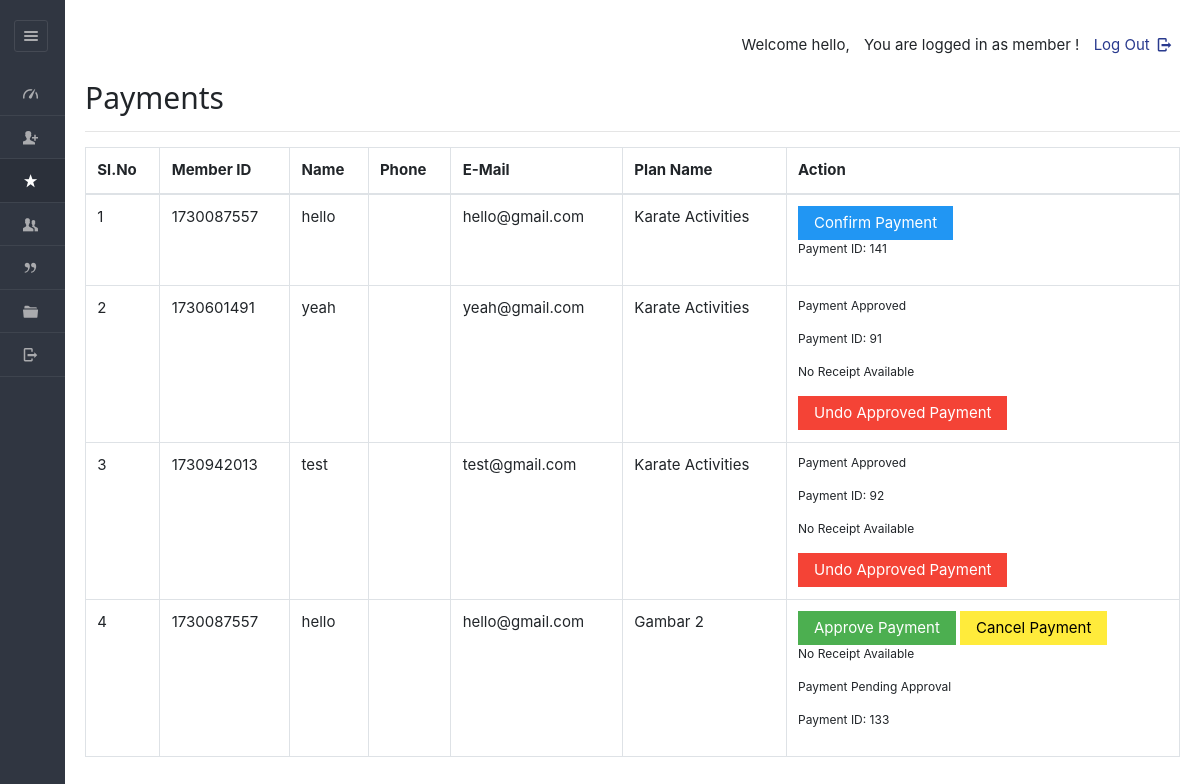
Page /dashboard/admin/payments.php (signed in) on the earlier database version.
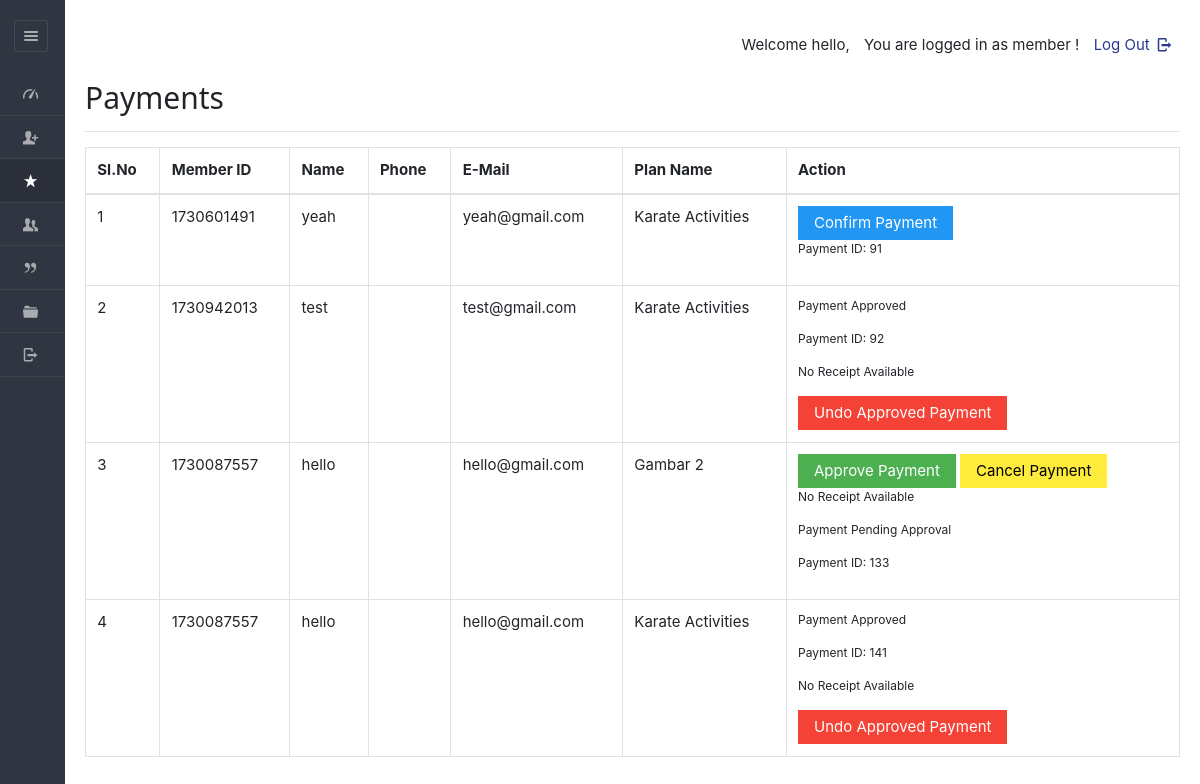
Same page on the later database version.
### tables this page shows
CREATE TABLE IF NOT EXISTS `enrolls_to` (
  `et_id` int NOT NULL AUTO_INCREMENT,
  `planid` varchar(8) NOT NULL,
  `userid` varchar(20) NOT NULL,
  `paid_date` varchar(40) NOT NULL,
  `expire` varchar(40) NOT NULL,
  `hasPaid` varchar(5) NOT NULL DEFAULT 'no',
  `hasApproved` varchar(5) NOT NULL,
  `receiptIMG` varchar(100) NOT NULL,
  PRIMARY KEY (`et_id`)
);

CREATE TABLE IF NOT EXISTS `users` (
  `userid` varchar(20) NOT NULL,
  `pass_key` varchar(100) NOT NULL,
  `imageid` varchar(200) NOT NULL,
  `username` varchar(40) NOT NULL,
  `fullName` varchar(100) NOT NULL,
  `gender` varchar(8) NOT NULL,
  `mobile` varchar(20) NOT NULL,
  `email` varchar(200) NOT NULL,
  `dob` varchar(40) NOT NULL,
  `joining_date` varchar(40) NOT NULL,
  `hasApproved` varchar(10) DEFAULT NULL,
  PRIMARY KEY (`userid`)
);

CREATE TABLE IF NOT EXISTS `plan` (
  `planid` varchar(8) NOT NULL,
  `tid` varchar(45) DEFAULT NULL,
  `planName` varchar(20) NOT NULL,
  `description` varchar(200) NOT NULL,
  `planType` varchar(50) NOT NULL,
  `startDate` varchar(50) NOT NULL,
  `endDate` varchar(50) NOT NULL,
  `duration` int NOT NULL,
  `validity` varchar(20) NOT NULL DEFAULT 'Lifetime',
  `amount` int NOT NULL DEFAULT '0',
  `active` varchar(255) NOT NULL,
  PRIMARY KEY (`planid`),
  KEY `idx_plan_name` (`planName`),
  KEY `idx_plan_type` (`planType`),
  KEY `idx_description` (`description`),
  KEY `idx_active` (`active`)
);

### dashboard/admin/payments.php (the view, shortened to what this page needs)
<!DOCTYPE html>
<html lang="en">
<head>
    <link rel="stylesheet" href="../../css/style.css" id="style-resource-5">
    <link rel="stylesheet" href="../../css/dashMain.css">
    <link rel="stylesheet" type="text/css" href="../../css/entypo.css">
    <link href="a1style.css" type="text/css" rel="stylesheet">
    <link rel="stylesheet" href="../../css/bootstrap.min.css">
    <link rel="stylesheet" href="../../css/insidedashboard.css">
    <link rel="stylesheet" href="../../css/dashboard/sidebar.css">
</head>
<body class="page-body page-fade" onload="collapseSidebar()">
<div class="page-container sidebar-collapsed" id="navbarcollapse">
    <div class="sidebar-menu">
        <header class="logo-env">
            <div class="sidebar-collapse" onclick="collapseSidebar()">
                <a href="#" class="sidebar-collapse-icon with-animation">
                    <i class="entypo-menu"></i>
                </a>
            </div>
        </header>
        <?php include('nav.php'); ?>
    </div>
    <div class="main-content">
        <div class="row">
            <div class="col-md-6 col-sm-8 clearfix"></div>
            <div class="col-md-6 col-sm-4 clearfix hidden-xs">
                <ul class="list-inline links-list pull-right">
                    <li>
                        <a href="logout.php">Log Out <i class="entypo-logout right"></i></a>
                    </li>
                </ul>
            </div>
        </div>
        <h2>Payments</h2>
        <hr />
        <table class="table table-bordered">
            <thead>
                <tr>
                    <th>Sl.No</th>
                    <th>Member ID</th>
                    <th>Name</th>
                    <th>Phone</th>
                    <th>E-Mail</th>
                    <th>Plan Name</th>
                    <th>Action</th>
                </tr>
            </thead>
            <tbody>
<?php
$query = "SELECT e.*, u.username, u.mobile, u.email, p.planName
          FROM enrolls_to e
          JOIN users u ON e.userid = u.userid
          JOIN plan p ON e.planid = p.planid
          ORDER BY e.expire";
$result = mysqli_query($con, $query);
$sno = 1;
if (mysqli_num_rows($result) > 0) {
    while ($row = mysqli_fetch_array($result, MYSQLI_ASSOC)) {
        $uid = $row['userid'];
        $planid = $row['planid'];
        $planName = $row['planName'];
        $hasPaid = $row['hasPaid'];
        $hasApproved = $row['hasApproved'];
        $et_id = $row['et_id'];
        $receiptIMG = $row['receiptIMG'];
        echo "<tr>";
        echo "<td>" . $sno . "</td>";
        echo "<td>" . htmlspecialchars($row['userid']) . "</td>";
        echo "<td>" . htmlspecialchars($row['username']) . "</td>";
        echo "<td>" . htmlspecialchars($row['mobile']) . "</td>";
        echo "<td>" . htmlspecialchars($row['email']) . "</td>";
        echo "<td>" . htmlspecialchars($planName) . "</td>";
        $sno++;
if ($hasPaid === 'no') {
    echo "<td>
            <form action='make_payments.php' method='post'>
                <input type='hidden' name='userID' value='" . htmlspecialchars($uid) . "'/>
                <input type='hidden' name='planID' value='" . htmlspecialchars($planid) . "'/>
                <input type='hidden' name='et_id' value='" . htmlspecialchars($et_id) . "'/>
                <input type='submit' class='a1-btn a1-blue' value='Confirm Payment'/>
            </form>
            <p>Payment ID: $et_id</p>
          </td>";
} elseif ($hasPaid === 'yes' && $hasApproved === 'no') {
echo "<td>
    <form action='approve_payment.php' method='post' style='display:inline;'>
        <input type='hidden' name='userID' value='" . htmlspecialchars($uid) . "'/>
        <input type='hidden' name='planID' value='" . htmlspecialchars($planid) . "'/>
        <input type='hidden' name='et_id' value='" . htmlspecialchars($et_id) . "'/>
        <input type='submit' class='a1-btn a1-green' value='Approve Payment'/>
    </form>
    <form action='cancel_payment.php' method='post' style='display:inline;'>
        <input type='hidden' name='et_id' value='" . htmlspecialchars($et_id) . "'/>
        <input type='hidden' name='userID' value='" . htmlspecialchars($uid) . "'/>
        <input type='submit' class='a1-btn a1-yellow' value='Cancel Payment' onclick='return confirm(\"Are you sure you want to cancel this payment?\");'/>
    </form>";
    if (!empty($receiptIMG)) {
        echo "<button class='a1-btn a1-orange' onclick='showModal(\"receiptModal-$uid\")'>View Receipt</button>";
    } else {
        echo "<p>No Receipt Available</p>";
    }
    echo "<p>Payment Pending Approval</p>
          <p>Payment ID: $et_id</p>
          </td>";
} elseif ($hasPaid === 'yes' && $hasApproved === 'yes') {
    echo "<td>
            <p>Payment Approved</p>
            <p>Payment ID: $et_id</p>";
    if (!empty($receiptIMG)) {
        echo "<button class='a1-btn a1-orange' onclick='showModal(\"receiptModal-$uid\")'>View Receipt</button>";
    } else {
        echo "<p>No Receipt Available</p>";
    }
    echo "<form action='undo_payment.php' method='post' style='display:inline;'>
            <input type='hidden' name='et_id' value='" . htmlspecialchars($et_id) . "'/>
            <input type='hidden' name='userID' value='" . htmlspecialchars($uid) . "'/>
            <input type='hidden' name='planID' value='" . htmlspecialchars($planid) . "'/>
            <input type='submit' class='a1-btn a1-red' value='Undo Approved Payment' onclick='return confirm(\"Are you sure you want to undo this payment?\");'/>
          </form>
          </td>";
} else {
    echo "<td>No Action Needed</td>";
}
echo "</tr>";
    }
} else {
    echo "<tr><td colspan='7'>No records found</td></tr>";
}
?>
            </tbody>
        </table>
    </div>
</div>
</body>
</html>

### dashboard/admin/nav.php
<ul id="main-menu" class="" >
    <li id="dash"><a href="index.php"><i class="entypo-gauge"></i><span>Dashboard</span></a></li>
	<li id="regis"><a href="new_entry.php"><i class="entypo-user-add"></i><span>New Registration</span></a>
	<li id="paymnt"><a href="payments.php"><i class="entypo-star"></i><span>Payments</span></a></li>
			<li class="active">
				<a href="view_mem.php"><i class="entypo-users"></i><span>Members</span></a></li>
<li><a href="view_plan.php"><i class="entypo-quote"></i><span>Event Planning</span></a></li>
	<li id="adminprofile"><a href="more-userprofile.php"><i class="entypo-folder"></i><span>Profile</span></a></li>
	<li><a href="logout.php"><i class="entypo-logout"></i><span>Logout</span></a></li>
</ul>

### css/style.css (style rules this page uses)
html { font-size: 62.5%; font-family: sans-serif; }
div { display: block; }
body { font-family: "Noto Sans", sans-serif, "Helvetica Neue", Helvetica, Arial, sans-serif; font-size: 12px; line-height: 1.428571429; display: block; margin: 0; }
*, *:before, *:after { box-sizing: border-box; }
a { text-decoration: none; background: transparent; }
p { margin: 0 0 8.5px; font-size: 12px; }
p { display: block; }
input, button, select, textarea { font-family: inherit; font-size: inherit; line-height: inherit; }
button, input { line-height: normal; }
button, input, select, textarea { font-family: inherit; font-size: 100%; margin: 0; }
input { background-color: white; cursor: text; padding: 1px; border-width: 2px; border-style: inset; border-color: initial; border-image: initial; }
input, textarea, select, button { text-rendering: auto; color: initial; letter-spacing: normal; word-spacing: normal; text-transform: none; text-indent: 0px; text-shadow: none; display: inline-block; text-align: start; margin: 0em; font: 400 13.3333px Arial; }
button, html input[type="button"], input[type="reset"], input[type="submit"] { cursor: pointer; }
a { color: #373e4a; text-decoration: none; }
a { background: transparent; }
a { color: #373e4a; }
.page-container { position: relative; padding-left: 280px; }
.page-container .sidebar-menu { position: absolute; width: 280px; top: 0; left: 0; bottom: 0; background: #303641; color: #aaabae; z-index: 1; min-height: 796px; box-sizing: border-box; }
.page-container .sidebar-menu .logo-env { width: 100%; padding: 35px; padding-bottom: 10px; box-sizing: border-box; }
.page-container.sidebar-collapsed { padding-left: 65px; }
.page-container.sidebar-collapsed .sidebar-menu { z-index: 4; width: 65px; }
.page-container.sidebar-collapsed .sidebar-menu .logo-env { display: block; padding: 20px; }
.page-container .sidebar-menu .logo-env:before, .page-container .sidebar-menu .logo-env:after { content: " "; display: table; }
.page-container .sidebar-menu .logo-env > div { display: block; vertical-align: middle; white-space: nowrap; float: left; }
.page-container .sidebar-menu .logo-env > div > a { display: inline-block; color: #aaabae; }
.page-container.sidebar-collapsed .sidebar-menu .logo-env > div.sidebar-collapse { display: block; padding: 0; left: 3px; }
.page-container .sidebar-menu .logo-env > div.sidebar-collapse, .page-container .sidebar-menu .logo-env > div.sidebar-mobile-menu { position: relative; float: right; }
.page-container .sidebar-menu .logo-env > div.sidebar-collapse a, .page-container .sidebar-menu .logo-env > div.sidebar-mobile-menu a { display: inline-block; border: 1px solid #454a54; text-align: center; padding: 0; line-height: 1; font-size: 20px; font-weight: 300; padding: 5px 2px; background-clip: padding-box; border-radius: 3px; transition: all 200ms ease-in-out; }
.page-container .sidebar-menu .logo-env:after { clear: both; }
.page-container .sidebar-menu #main-menu { list-style: none; margin: 0; padding: 0; margin-bottom: 20px; }
ul, ol { margin-top: 0; margin-bottom: 8.5px; }
ul, menu, dir { display: block; list-style-type: disc; }
.page-container .sidebar-menu #main-menu li { position: relative; margin: 0; font-size: 12px; border-bottom: 1px solid rgba(69, 74, 84, 0.7); }
li { display: list-item; }
.page-container .sidebar-menu #main-menu li a { position: relative; display: block; padding: 10px 20px; color: #aaabae; z-index: 2; transition: color 250ms ease-in-out, background-color 250ms ease-in-out; }
.page-container .sidebar-menu #main-menu li a i { top: 1px; }
.page-container .sidebar-menu #main-menu li i { position: relative; font-size: 15px; margin-right: 5px; }
i, cite, em, var, address, dfn { font-style: italic; }

### css/entypo.css (style rules this page uses)
[class^="entypo-"]:before, [class*=" entypo-"]:before { font-family: "entypo"; font-style: normal; font-weight: normal; speak: none; display: inline-block; text-decoration: inherit; width: 1em; margin-right: .2em; text-align: center; font-variant: normal; text-transform: none; line-height: 1em; margin-left: .2em; }
.entypo-star:before { content: '\e808'; }
.entypo-users:before { content: '\e80b'; }
.entypo-user-add:before { content: '\e80c'; }
.entypo-menu:before { content: '\e811'; }
.entypo-quote:before { content: '\e833'; }
.entypo-folder:before { content: '\e850'; }
.entypo-logout:before { content: '\e85d'; }
.entypo-gauge:before { content: '\e8de'; }

### dashboard/admin/payments.php (style rules this page uses)
.page-container .sidebar-menu #main-menu li#paymnt > a { background-color: #2b303a; color: #ffffff; }

Differences in the rows shown:
changed enrolls_to "yeah": hasPaid "yes" → "no" (drawn); value "Undo Approved Payment" → "Confirm Payment"
changed enrolls_to id 141: hasPaid "no" → "yes" (drawn); value "Confirm Payment" → "Undo Approved Payment"; moves down the list
